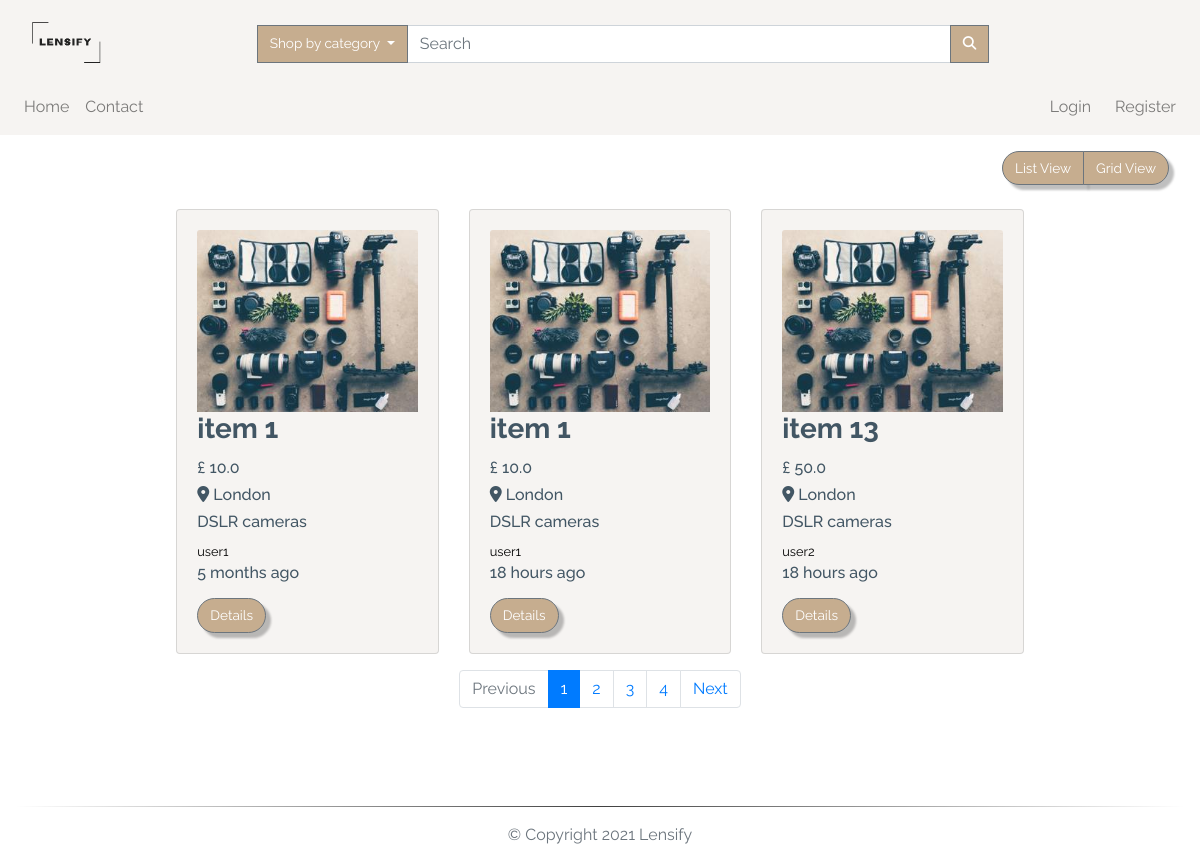
Screenshot of /search/cat/1 with the database file from the repository.
### app/models.py (models this page shows, shortened)
class TimestampMixin(object):
    created_at = db.Column(db.DateTime, nullable=False,
                           default=datetime.utcnow)
    updated_at = db.Column(db.DateTime, onupdate=datetime.utcnow)

class ItemForSale(db.Model, TimestampMixin):
    __tablename__ = "for_sale"
    id = db.Column(db.Integer, primary_key=True)
    title = db.Column(db.String(100), nullable=False)
    description = db.Column(db.Text, nullable=False)
    quantity = db.Column(db.Integer, nullable=False, default=1)
    condition = db.Column(db.String(50), nullable=False)
    item_city = db.Column(db.String(50), nullable=False)
    price = db.Column(db.Float, nullable=False)
    item_views = db.Column(db.Integer, default=0)
    image_file = db.Column(Json(128), nullable=False,
                           default=["item.jpg"])
    sold = db.Column(db.Boolean, default=False)
    seller_id = db.Column(db.Integer, db.ForeignKey('users.id'))
    category_id = db.Column(db.Integer, db.ForeignKey('categories.id'))
    item_in_order = db.relationship(
        "OrderItem", backref="item", lazy="dynamic"
    )

class Category(db.Model, TimestampMixin):
    __tablename__ = "categories"
    id = db.Column(db.Integer, primary_key=True)
    name = db.Column(db.String(30), nullable=False, unique=True)
    item_cat = db.relationship(
        "ItemForSale", backref="category", lazy="dynamic")

class User(db.Model, TimestampMixin, UserMixin):
    __tablename__ = "users"
    id = db.Column(db.Integer, primary_key=True)
    first_name = db.Column(db.String(50), nullable=False)
    last_name = db.Column(db.String(50), nullable=False)
    username = db.Column(db.String(50), unique=True, nullable=False)
    email = db.Column(db.String(115), unique=True, nullable=False)
    image_file = db.Column(db.String(80), nullable=False,
                           default="default.jpg")
    password_hash = db.Column(db.String(60), nullable=False)
    items_for_sale = db.relationship(
        "ItemForSale", backref="seller", lazy="dynamic")
    orders = db.relationship("Order", backref="buyer", lazy=True)
    address = db.relationship(
        "Address", secondary="user_addresses", backref="user", lazy="dynamic"
    )
    followed = db.relationship(
        "User", secondary=followers,
        primaryjoin=(followers.c.follower_id == id),
        secondaryjoin=(followers.c.followed_id == id),
        backref=db.backref("followers", lazy="dynamic"), lazy="dynamic")
    reviewed = db.relationship(
        "Review", backref="user_reviewed", primaryjoin=(Review.user_reviewed_id == id), lazy="dynamic"
    )
    reviewer = db.relationship(
        "Review", backref="user_reviewer", primaryjoin=(Review.user_reviewer_id == id), lazy="dynamic"
    )

### app/routes.py (the view)
@app.route('/search/cat/<cat_id>', methods=['GET', 'POST'])
@app.route('/search', methods=['GET', 'POST'])
def search(cat_id=None):
    page = request.args.get('page', 1, type=int)
    available_items = ItemForSale.query.filter_by(sold=False)\
        .order_by(ItemForSale.id.desc()).paginate(page, app.config['LISTINGS_PER_PAGE'], False)
    if cat_id is None:
        target_string = request.form['search']
        listings = ItemForSale.query.filter(
            or_(
                ItemForSale.title.contains(target_string),
                ItemForSale.description.contains(target_string)
            )
        ).filter(ItemForSale.sold == False).all()
        if target_string == '':
            search_msg = 'No record(s) found - displaying all records'
            color = 'danger'
        else:
            search_msg = f'{len(listings)} item(s) found'
            color = 'success'
    else:
        available_items = ItemForSale.query.join(
            Category, (ItemForSale.category_id == cat_id)).filter(ItemForSale.sold == False)\
            .paginate(page, app.config['LISTINGS_PER_PAGE'], False)
        next_url = url_for('search', cat_id=cat_id, page=available_items.next_num) \
            if available_items.has_next else None
        prev_url = url_for('search', cat_id=cat_id, page=available_items.prev_num) \
            if available_items.has_prev else None
        return render_template("search.html", available_items=available_items.items,
                               next_url=next_url, prev_url=prev_url, page=page, page_num=available_items.iter_pages())
    return render_template("_search.html", title='Search result', listings=listings,
                           search_msg=search_msg, color=color)

### app/models.py (called while the page is built)
    def process_result_value(self, value, dialect):
        return json.loads(value)

### app/routes.py (called while the page is built)
@app.before_request
def before_request():
    if current_user.is_authenticated:
        current_user.updated_at = datetime.utcnow()
        db.session.commit()

@app.context_processor
def inject_categories():
    categories = Category.query.join(
        ItemForSale, (Category.id == ItemForSale.category_id)).filter(ItemForSale.sold == False).all()
    return dict(categories=categories)

### app/templates/search.html
{% extends "layout.html" %}
{% block app_content %}
<div class="row">
  <div class="col-lg-12 my-3">
    <div class="float-right mr-3">
      <div class="btn-group">
        <button class="btn btn-secondary" id="list">
          List View
        </button>
        <button class="btn btn-secondary" id="grid">
          Grid View
        </button>
      </div>
    </div>
  </div>
</div>
<div id="products" class="row view-group w-75 mx-auto">
  {% for item in available_items %}
  <div class=" item col-12 col-md-6 col-lg-4 py-2">
    <div class="card custom-bg h-100">
      <div class="card-body">
        <img class="img-fluid card-img-top group list-group-image img-event"
          src="{{url_for('static', filename='img/items/' + item.image_file[0])}}" alt="" />
        <h3 class="card-title list-group-item-heading font-weight-bold ">{{item.title}}</h3>
        <small class="d-block font-weight-bold card-text">
          <h6>£ {{ item.price }}</h6>
        </small>
        <small class="font-weight-bold card-text">
          <h6 class="text-capitalize"><i class="fas fa-map-marker-alt"></i> {{item.item_city}}</h6>
        </small>
        <small class="card-text">
          <h6>{{ item.category.name }}</h6>
        </small>
        <small class="card-text">
          <a href="{{url_for('user', username=item.seller.username)}}">
            {{ item.seller.username }}
          </a>
        </small>
        <small class="card-text">
          <h6>{{ moment(item.created_at).fromNow() }}</h6>
        </small>
        <a href="{{url_for('item', item_id=item.id)}}" class="btn btn-secondary mt-2">
          Details
        </a>
      </div>
    </div>
  </div>
  {% endfor %}
  <nav aria-label="Page navigation" class="col-12 my-2">
    <ul class="pagination justify-content-center">
      <li class="page-item {% if not prev_url %} disabled {% endif %}">
        <a class="page-link" href="{{ prev_url }}" tabindex="-1">Previous</a>
      </li>
      {% for num in page_num %}
      {% if num %}
      <li class="page-item {% if page == num %} active {% endif %}"><a class="page-link"
          href="{{url_for('index', page=num)}}">{{ num }}</a></li>
      {% else %}
      <span class="page-item ellipsis">…</span>
      {% endif %}
      {% endfor %}
      <li class="page-item {% if not next_url %} disabled {% endif %}">
        <a class="page-link" href="{{ next_url }}">Next</a>
      </li>
    </ul>
  </nav>
</div>
{% endblock app_content %}

### app/static/css/styles.css (style rules this page uses)
:root { --main-color: #fff; --second-color: #425664; --third-color: #f6f4f2; --fourth-color: #c6ad8f; }
*, *::before, *::after { margin: 0; padding: 0; box-sizing: border-box; list-style: none; text-decoration: none; }
body, html { background: var(--main-color); min-height: 100vh; width: 100%; color: var(--second-color); font-family: "Raleway", sans-serif; word-break: normal; }
html { position: relative; }
a { color: black; text-decoration: none; cursor: pointer; }
ul { margin: 0; }
.btn { font-size: 85%; white-space: nowrap; }
.btn-secondary { filter: drop-shadow(5px 5px 1px rgba(0, 0, 0, 0.25)); background-color: var(--fourth-color); border-radius: 20px; color: var(--main-color); }
.custom-bg { background-color: var(--third-color); }
.pagination { flex-wrap: wrap; }

### rows the page displays
ItemForSale: title "item 1", price "10.0", item_city "London", category.name "DSLR cameras", seller.username "user1", created_at "5 months ago"
ItemForSale: title "item 1", price "10.0", item_city "London", category.name "DSLR cameras", seller.username "user1", created_at "18 hours ago"
ItemForSale: title "item 13", price "50.0", item_city "London", category.name "DSLR cameras", seller.username "user2", created_at "18 hours ago"

### other values shown
{{ num }} "1" "2" "3" "4"
